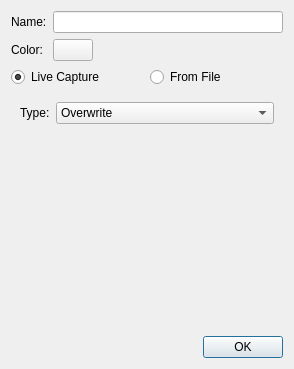
<?xml version="1.0" encoding="UTF-8"?>
<ui version="4.0">
 <class>TraceEditDialog</class>
 <widget class="QDialog" name="TraceEditDialog">
  <property name="windowModality">
   <enum>Qt::ApplicationModal</enum>
  </property>
  <property name="geometry">
   <rect>
    <x>0</x>
    <y>0</y>
    <width>294</width>
    <height>369</height>
   </rect>
  </property>
  <property name="windowTitle">
   <string>Edit Trace</string>
  </property>
  <layout class="QVBoxLayout" name="verticalLayout">
   <item>
    <layout class="QFormLayout" name="formLayout">
     <item row="0" column="0">
      <widget class="QLabel" name="label">
       <property name="text">
        <string>Name:</string>
       </property>
      </widget>
     </item>
     <item row="0" column="1">
      <widget class="QLineEdit" name="name"/>
     </item>
     <item row="1" column="0">
      <widget class="QLabel" name="label_2">
       <property name="text">
        <string>Color:</string>
       </property>
      </widget>
     </item>
     <item row="1" column="1">
      <widget class="QPushButton" name="color">
       <property name="sizePolicy">
        <sizepolicy hsizetype="Fixed" vsizetype="Fixed">
         <horstretch>0</horstretch>
         <verstretch>0</verstretch>
        </sizepolicy>
       </property>
       <property name="text">
        <string/>
       </property>
      </widget>
     </item>
    </layout>
   </item>
   <item>
    <layout class="QHBoxLayout" name="horizontalLayout">
     <item>
      <widget class="QRadioButton" name="bLive">
       <property name="text">
        <string>Live Capture</string>
       </property>
       <property name="checked">
        <bool>true</bool>
       </property>
       <attribute name="buttonGroup">
        <string notr="true">GSource</string>
       </attribute>
      </widget>
     </item>
     <item>
      <widget class="QRadioButton" name="bFile">
       <property name="text">
        <string>From File</string>
       </property>
       <attribute name="buttonGroup">
        <string notr="true">GSource</string>
       </attribute>
      </widget>
     </item>
    </layout>
   </item>
   <item>
    <widget class="QStackedWidget" name="stack">
     <property name="currentIndex">
      <number>0</number>
     </property>
     <widget class="QWidget" name="page">
      <layout class="QFormLayout" name="formLayout_2">
       <item row="0" column="0">
        <widget class="QLabel" name="label_3">
         <property name="text">
          <string>Type:</string>
         </property>
        </widget>
       </item>
       <item row="0" column="1">
        <widget class="QComboBox" name="CLiveType">
         <item>
          <property name="text">
           <string>Overwrite</string>
          </property>
         </item>
         <item>
          <property name="text">
           <string>Max hold</string>
          </property>
         </item>
         <item>
          <property name="text">
           <string>Min hold</string>
          </property>
         </item>
        </widget>
       </item>
      </layout>
     </widget>
     <widget class="QWidget" name="page_2">
      <layout class="QVBoxLayout" name="verticalLayout_2">
       <item>
        <widget class="TouchstoneImport" name="touchstoneImport" native="true"/>
       </item>
      </layout>
     </widget>
    </widget>
   </item>
   <item>
    <widget class="QDialogButtonBox" name="buttonBox">
     <property name="standardButtons">
      <set>QDialogButtonBox::Ok</set>
     </property>
    </widget>
   </item>
  </layout>
 </widget>
 <customwidgets>
  <customwidget>
   <class>TouchstoneImport</class>
   <extends>QWidget</extends>
   <header>CustomWidgets/touchstoneimport.h</header>
   <container>1</container>
  </customwidget>
 </customwidgets>
 <resources/>
 <connections>
  <connection>
   <sender>GSource</sender>
   <signal>buttonClicked(int)</signal>
   <receiver>stack</receiver>
   <slot>setCurrentIndex(int)</slot>
   <hints>
    <hint type="sourcelabel">
     <x>-1</x>
     <y>-1</y>
    </hint>
    <hint type="destinationlabel">
     <x>146</x>
     <y>216</y>
    </hint>
   </hints>
  </connection>
 </connections>
 <buttongroups>
  <buttongroup name="GPort1"/>
  <buttongroup name="GPort2"/>
  <buttongroup name="GSource"/>
 </buttongroups>
</ui>
